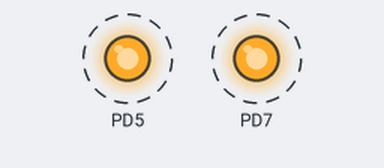
Recording of a program running on a simulated ATmega328P, built with avr-gcc and emulated at 16 MHz (the files do not name the chip). Parts: output pins drawn as LEDs (lit = HIGH). Dashed ring = blinking.

Above: at 0.05 s.
Timing chart, 0 to 3.0 s (numbered marks = the images above):
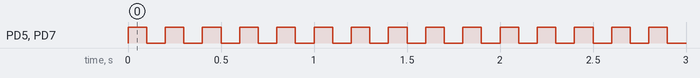

The program:

main.c
```c
// Это пример совместного использования языка ассемблера в проекте на языке Си.
// В этом примере на языке ассемблера реализуются функции записи битовой маски
// в байт по указателю (в том числе и в порт).
//
// -------------------------------------------------------------------------------
// This is an example of sharing assembly language in a C project. In this example,
// the functions of writing a bit mask to a byte by pointer (including to the port)
// are implemented in assembly language.
//
// ===============================================================================

#include <avr/io.h>

#include <util/delay.h>
#define F_CPU 16000000UL

#include "asmroutine.h"

int main(void)
{
	DDRD |= (1 << 5) | (1 << 7);

	while (1)
	{
		Set_BitMask(&PORTD, (1 << 5) | (1 << 7));   _delay_ms(100);

		Reset_BitMask(&PORTD, (1 << 5) | (1 << 7)); _delay_ms(100);
	}
}
```

asmroutine.h
```c
#ifndef ASMROUTINE_H_
#define ASMROUTINE_H_

// И в ассемблерной секции, и в секции языка Си определяем функции
// как глобальные (могут быть использованы вне файла реализации)
// -------------------------------------------------------------------------------
// Both in the assembly section and in the C language section,
// we define functions as global (can be used outside the implementation file)
#ifdef __ASSEMBLER__

// Для регистров используем смещение 0
// -------------------------------------------------------------------------------
// For registers we use offset 0
#define __SFR_OFFSET 0

#include <avr/io.h>

.global Set_BitMask
.global Reset_BitMask


#else

extern void Set_BitMask(volatile void *port, uint8_t bit_pos);
extern void Reset_BitMask(volatile void *port, uint8_t bit_pos);

#endif

#endif
```

Measured:
- by itself, PD5, PD7: alternates HIGH for 0.10 s and LOW for 0.10 s
